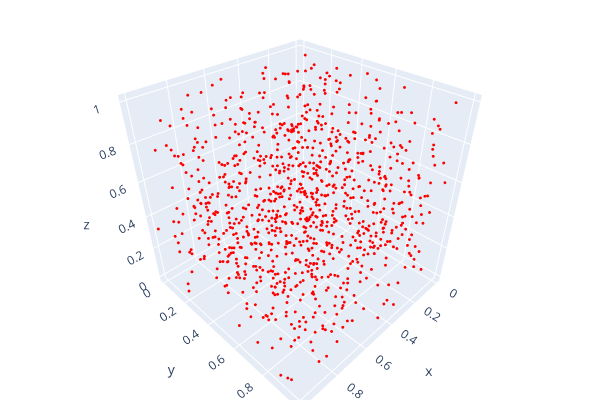

Notebook source saved alongside this figure:
### Markdown cell above
# Open3d 0.18.0 documentation 
https://www.open3d.org/docs/release/index.html

### Code cell
pcd = o3d.geometry.PointCloud()
points = np.random.rand(1000,3)
pcd.points = o3d.utility.Vector3dVector(points)

o3d.visualization.draw_plotly([pcd])

### Figure 1 — Plotly figure (JSON) as saved in the notebook; plotly's stock layout.template omitted (floating-point values rounded to 4 significant figures; data arrays with more than 128 entries replaced by an {"elided": "..."} marker saying what was removed)
{"data": [{"marker": {"color": {"elided": "1000x3 int values"}, "size": 1}, "mode": "markers", "type": "scatter3d", "x": {"elided": "1000 float values"}, "y": {"elided": "1000 float values"}, "z": {"elided": "1000 float values"}}], "layout": {"height": 400, "margin": {"b": 0, "l": 0, "r": 0, "t": 0}, "scene": {"aspectmode": "auto", "aspectratio": {"x": 1.001, "y": 0.9999, "z": 0.999}, "camera": {"center": {"x": 0, "y": 0, "z": 0}, "up": {"x": 0, "y": 0, "z": 1}}}, "showlegend": false, "width": 600}}
